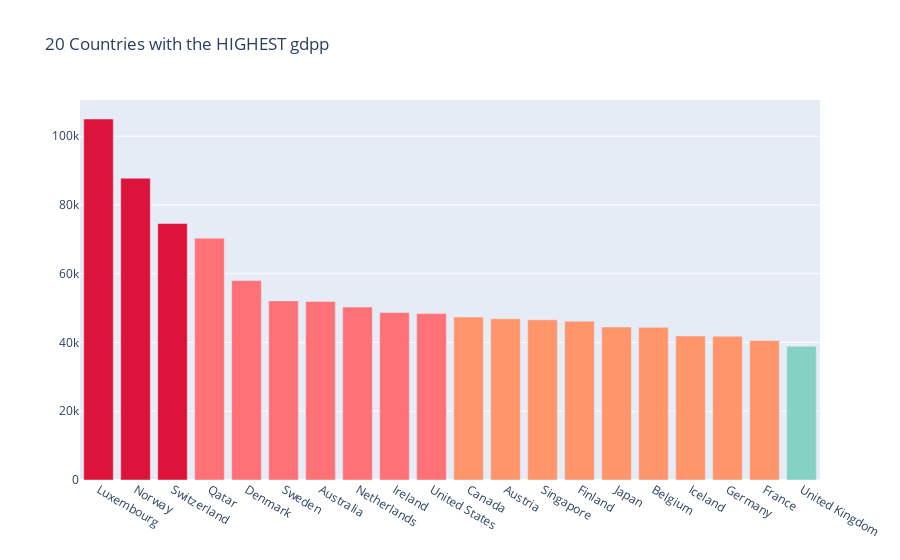

The cell this chart's notebook holds for it:
### Code cell
temp = data[['country','gdpp']]   
temps = temp.nlargest(20, columns=['gdpp'])
temps.reset_index(drop=True, inplace=True)

colors = ['#FE7176'] * 20
colors[0] = 'crimson'
colors[1] = 'crimson'
colors[2] = 'crimson'
colors[10] = '#FF956A'
colors[11] = '#FF956A'
colors[12] = '#FF956A'
colors[13] = '#FF956A'
colors[13] = '#FF956A'
colors[14] = '#FF956A'
colors[15] = '#FF956A'
colors[16] = '#FF956A'
colors[17] = '#FF956A'
colors[18] = '#FF956A'
colors[19] = '#84D2C3'

fig = go.Figure(data=[go.Bar(
    x=temps['country'].values,
    y=temps['gdpp'].values,
    marker_color=colors 
)])
fig.update_layout(title_text='20 Countries with the HIGHEST gdpp')
fig.show()

### Figure 1 — Plotly figure (JSON) as saved in the notebook; plotly's stock layout.template omitted (floating-point values rounded to 4 significant figures)
{"data": [{"marker": {"color": ["crimson", "crimson", "crimson", "#FE7176", "#FE7176", "#FE7176", "#FE7176", "#FE7176", "#FE7176", "#FE7176", "#FF956A", "#FF956A", "#FF956A", "#FF956A", "#FF956A", "#FF956A", "#FF956A", "#FF956A", "#FF956A", "#84D2C3"]}, "type": "bar", "x": ["Luxembourg", "Norway", "Switzerland", "Qatar", "Denmark", "Sweden", "Australia", "Netherlands", "Ireland", "United States", "Canada", "Austria", "Singapore", "Finland", "Japan", "Belgium", "Iceland", "Germany", "France", "United Kingdom"], "y": [105000, 87800, 74600, 70300, 58000, 52100, 51900, 50300, 48700, 48400, 47400, 46900, 46600, 46200, 44500, 44400, 41900, 41800, 40600, 38900]}], "layout": {"title": {"text": "20 Countries with the HIGHEST gdpp"}}}
